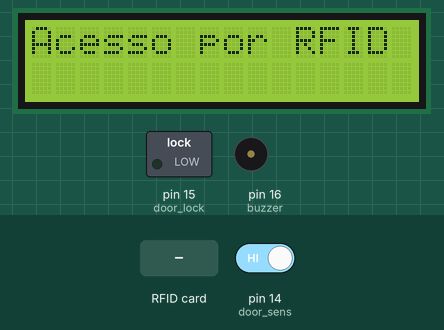
This sketch was run on a simulated Arduino Uno, built with avr-gcc and run on an emulated ATmega328P. On the bench: 16×2 character LCD, switched loads named in the sketch (green lamp = pin HIGH), buzzer (waves = sounding, pin HIGH). Inputs (shaded band) come from the test bench; at power-on: pin 14 (door_sens) HIGH. Pins used as bus, display or sensor lines are not drawn; what the sketch prints to the serial monitor is not drawn.

Above: at 1.3 s.
1.4 s: RFID card 86 D0 17 7E held to the reader
At 2.0 s:
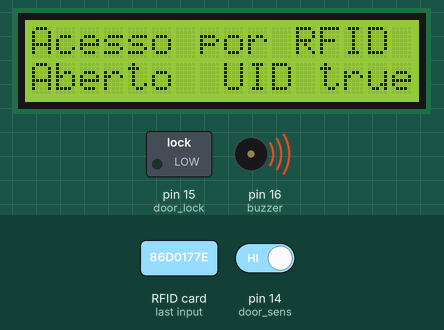
4.4 s: pin 14 (door_sens) driven LOW
At 5.4 s:
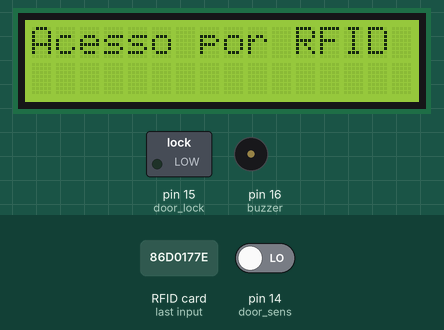
5.9 s: RFID card 5E 7A 19 C4 held to the reader
At 6.5 s:
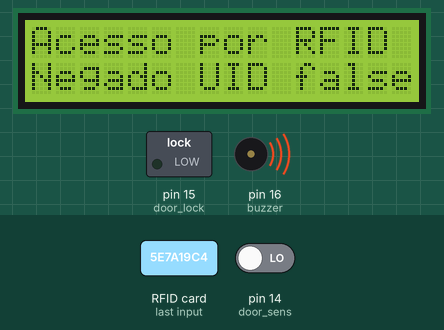
Timing chart, 0 to 8.9 s (numbered marks = the images above; inputs shaded):
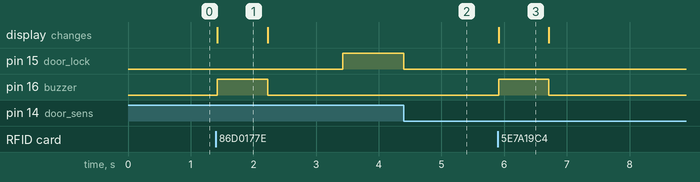

The sketch:

RFIDLCD.ino
```cpp
/*

          Este código é copiado do professor e tem a função de destrancar uma fechadura a partir da tag RFID certa, e mostrar se a tag é aceita ou não
    através do display LCD. o Display estará mostrando que o acesso é via RFID e quando uma tag não autorizada se aproximar, o display mostra que está
    tag não está autorizada. O mesmo acontece para a tag autorizada, com o display mostrando que está é uma tag aceita.
          Enquanto a fechadura estiver aberta, nenhuma outra leitura será feita, e o led amarelo permance aceso. Quando a fechadura é fechada o led apaga
    e as leituras do RFID recomeçam.

*/

// --- Bibliotecas Auxiliares ---
#include <SPI.h>
#include <MFRC522.h>                                    //Biblioteca para RFID
#include <LiquidCrystal.h>                              //Biblioteca para o display LCD


// --- Mapeamento de Hardware ---
#define   buzzer    16  //buzzer no A2
#define   door_lock 15  //atuador no A1
#define   door_sens 14  //sensor da porta no A0
#define   SS_PIN    10
#define   RST_PIN    9


// --- Hardware do LCD ---
LiquidCrystal disp(8,  //RS no digital 8
                   7,  //EN no digital 7
                   5,  //D4 no digital 5
                   4,  //D5 no digital 4
                   3,  //D6 no digital 3
                   2); //D7 no digital 2


MFRC522 mfrc522(SS_PIN, RST_PIN);   // Cria instância com MFRC522


// --- Protótipo das Funções Auxiliares ---
void rfid_func();                            //Função para identificação das tags RFID


// --- Variáveis Globais ---
char st[20];


// --- Configurações Iniciais ---
void setup()
{

  disp.begin(16,2);                                      //Inicializa LCD 16 x 2


 // -- Entradas e Saídas
  pinMode(buzzer,    OUTPUT);
  pinMode(door_lock, OUTPUT);
  pinMode(door_sens, INPUT_PULLUP); //sensor de porta

  Serial.begin(9600);   // Inicia comunicação Serial em 9600 baud rate
  SPI.begin();          // Inicia comunicação SPI bus
  mfrc522.PCD_Init();   // Inicia MFRC522

  Serial.println("Aproxime o seu cartao do leitor...");
  Serial.println();

  //saídas iniciam desligadas
  digitalWrite(door_lock, LOW);
  digitalWrite(buzzer,    LOW);


   disp.setCursor(0,0);                                 //Posiciona cursor na coluna 1, linha 1
   disp.print("Acesso por RFID ");                      //Imprime mensagem


} //end setup


// --- Loop Infinito ---
void loop()
{

    rfid_func();   //chama função para identificação de tags RFID


} //end loop


// === Funções Auxiliares ===
void rfid_func()                            //Função para identificação das tags RFID
{
      // -- Verifica novas tags --
      if ( ! mfrc522.PICC_IsNewCardPresent())
      {
        return;
      }
      // Seleciona um dos cartões
      if ( ! mfrc522.PICC_ReadCardSerial())
      {
        return;
      }

      // Mostra UID na serial
      Serial.print("UID da tag :");
      String conteudo= "";
      byte letra;
      for (byte i = 0; i < mfrc522.uid.size; i++)
      {
         Serial.print(mfrc522.uid.uidByte[i] < 0x10 ? " 0" : " ");
         Serial.print(mfrc522.uid.uidByte[i], HEX);
         conteudo.concat(String(mfrc522.uid.uidByte[i] < 0x10 ? " 0" : " "));
         conteudo.concat(String(mfrc522.uid.uidByte[i], HEX));
      }
      Serial.println();
      Serial.print("Mensagem : ");
      conteudo.toUpperCase();


      if (conteudo.substring(1) == "86 D0 17 7E") //tag Chaveiro para liberar acesso
      {
        Serial.println("Acesso liberado!");
        Serial.println();

        // Aciona  buzzer
        disp.setCursor(0,1);                                 //Posiciona cursor na coluna 1, linha 2
        disp.print("Aberto  UID true");                      //Imprime mensagem
        digitalWrite(buzzer,    HIGH);
        delay(800);

        disp.setCursor(0,1);                                 //Posiciona cursor na coluna 1, linha 2
        disp.print("                ");                      //Imprime mensagem
        digitalWrite(buzzer,     LOW);
        delay(1200);

        //Mantém acesso liberado até acionar o sensor de porta
        while(digitalRead(door_sens)) digitalWrite(door_lock, HIGH);
        digitalWrite(door_lock, LOW);

      }

      if (conteudo.substring(1) != "86 D0 17 7E") //outras tags
      {
        Serial.println("Acesso Negado");
        Serial.println();

        // Aciona   buzzer
        disp.setCursor(0,1);                                 //Posiciona cursor na coluna 1, linha 2
        disp.print("Negado UID false");                      //Imprime mensagem
        digitalWrite(buzzer,    HIGH);
        delay(800);

        disp.setCursor(0,1);                                 //Posiciona cursor na coluna 1, linha 2
        disp.print("                ");                      //Imprime mensagem
        digitalWrite(buzzer,     LOW);
        delay(1200);

      }


} //end rfid_func
```

Measured:
- after the input at 1.4 s, pin 15 (door_lock): LOW → HIGH after 2.0 s; pin 16 (buzzer): LOW → HIGH at once, → LOW 0.80 s later; the display: changes at once (image 1)
- after the input at 4.4 s, pin 15 (door_lock): HIGH → LOW at once
- after the input at 5.9 s, pin 16 (buzzer): LOW → HIGH at once, → LOW 0.80 s later; the display: changes at once (image 3)
- what the display in image 1 shows lasts 0.8 s, from 1.4 s to 2.2 s
